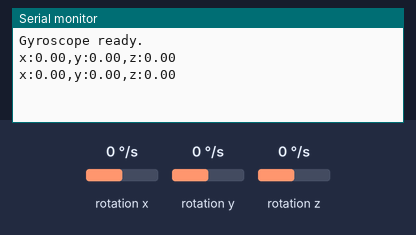
A sketch run on a simulated Arduino Nano 33 IoT. On the bench: the last lines printed to the serial monitor. The test bench sets the inputs (shaded band); at power-on: rotation x 0 °/s, rotation y 0 °/s, rotation z 0 °/s.

Above: at 5.8 s.
5.9 s: rotation x set to -192 °/s
At 11.5 s:
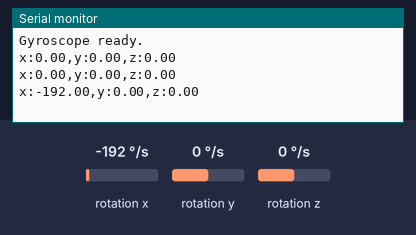
11.9 s: rotation y set to -192 °/s
At 15.4 s:
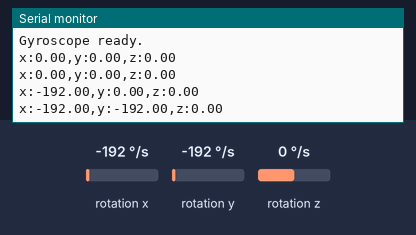
17.9 s: rotation z set to -192 °/s
At 20.4 s:
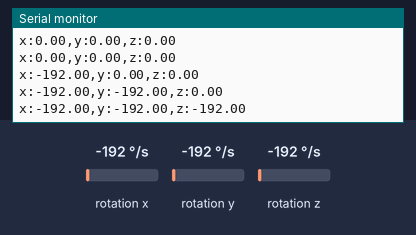

The sketch:

arduni.ino
```cpp
#include <Arduino_LSM6DS3.h>

// setup runs once
void setup() {
  Serial.begin(9600);

  // wait until Serial is ready
  while (!Serial) {
    // just waiting
  }

  // start the IMU
  if (IMU.begin() == false) {
    Serial.println("IMU not detected!");
    while (true) {
      // stop here forever
    }
  }

  Serial.println("Gyroscope ready.");
}

// loop runs forever
void loop() {
  float gx, gy, gz; // different variable names

  // if new gyro data is there, read it
  if (IMU.gyroscopeAvailable()) {
    IMU.readGyroscope(gx, gy, gz);

    // build the output
    Serial.print("x:");
    Serial.print(gx, 2);
    Serial.print(",y:");
    Serial.print(gy, 2);
    Serial.print(",z:");
    Serial.println(gz, 2);
  }

  // pause a little bit
  delay(5000);
}
```

Measured:
- after the input at 5.9 s, the serial monitor: prints a new line after 4.1 s (image 1)
- after the input at 11.9 s, the serial monitor: prints a new line after 3.1 s (image 2)
- after the input at 17.9 s, the serial monitor: prints a new line after 2.1 s (image 3)
